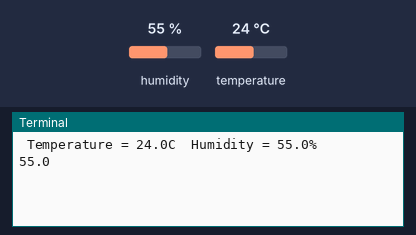
A program run on a simulated Raspberry Pi (BCM pin numbers). On the bench: the last lines printed to the terminal. The test bench sets the inputs (shaded band); at power-on: humidity 55 %, temperature 24 °C.

Above: at 1.2 s.
1.3 s: humidity set to 22 %
At 3.1 s:
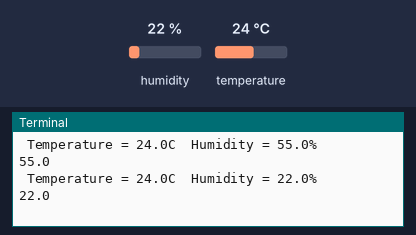
3.4 s: temperature set to 12 °C
At 4.4 s:
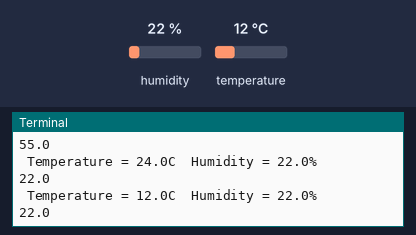
5.5 s: humidity set to 40 %
At 7.4 s:
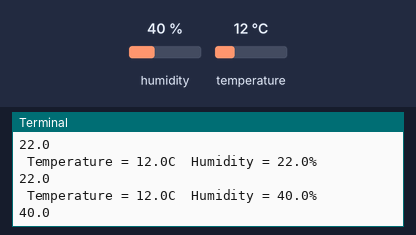
Timing chart, 0 to 8.9 s (numbered marks = the images above; inputs shaded):
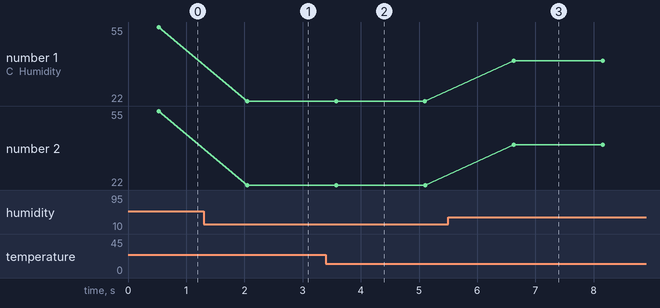

Measured:
- after the input at 1.3 s, the terminal: prints a new line after 0.75 s (image 1)
- after the input at 3.4 s, the terminal: prints a new line after 0.18 s (image 2)
- after the input at 5.5 s, the terminal: prints a new line after 1.1 s (image 3)
- plotted number 1: 55 → 22 after the input at 1.3 s, 22 → 40 after the input at 5.5 s
- plotted number 2: 55 → 22 after the input at 1.3 s, 22 → 40 after the input at 5.5 s

The program:

temp1.py
```python
import Adafruit_DHT
import time


als = True
while als:
    humidity, temperature = Adafruit_DHT.read_retry(Adafruit_DHT.DHT11, 4) # gpio pin 4 or pin number 7
    if humidity is not None and temperature is not None:
        humidity = round(humidity, 2)
        temperature = round(temperature, 2)
        print (" Temperature = {0:0.1f}C  Humidity = {1:0.1f}% ".format(temperature, humidity))
        print (humidity)
    else:
        print ("can not connect to the sensor!")
    time.sleep(1)
```
